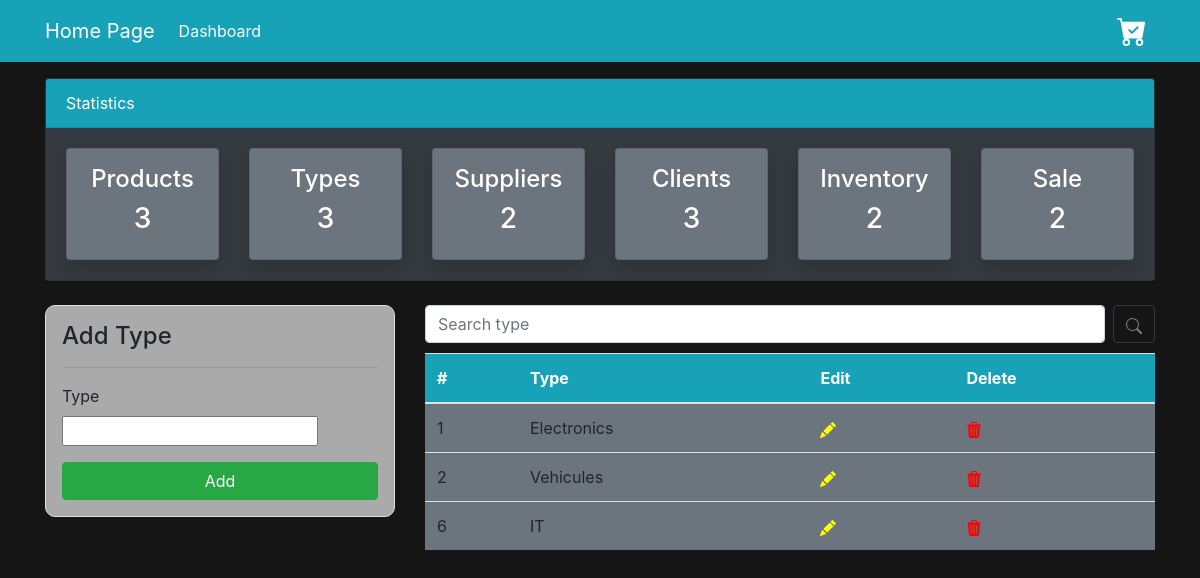
Before: /list_Types/ with the older database file.
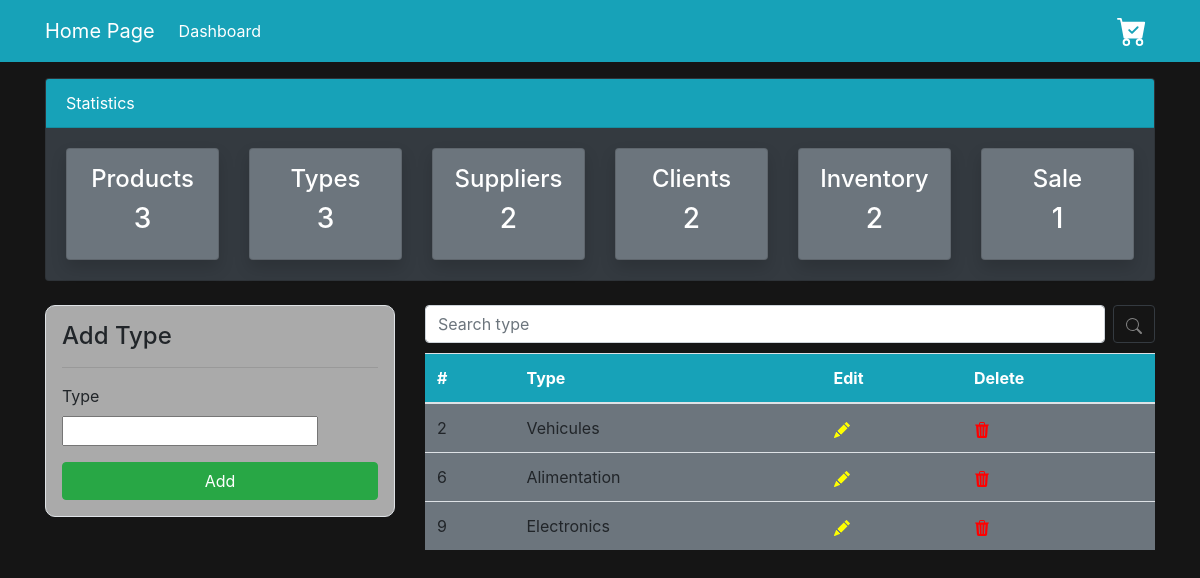
After: the same page with the newer database file.
### GestStockMagasin/models.py (models this page shows, shortened)
class TypeProduit (models.Model):
    CodeT = models.AutoField(primary_key=True)
    DesignationT = models.CharField(max_length=100)

### GestStockMagasin/views.py (the view)
# urls.py: path('list_Types/', views.afficher_Types,name="dashboard-types"),
def afficher_Types(request):
    prods = Produit.objects.all()
    prod_count = prods.count()
    item = VenteComptoir.objects.all()
    vente_count = item.count()
    fours = Fournisseur.objects.all()
    fours_count = fours.count()
    types = TypeProduit.objects.all()
    type_count = types.count()
    users = User.objects.all()
    user_count = users.count()
    Clients = Client.objects.all()
    client_count = Clients.count()
    stock = Stock.objects.all()
    stock_count = stock.count()
    if request.method =="GET":
        query=request.GET.get('recherche')
        if query:
            types=TypeProduit.objects.filter(DesignationT__contains = query)
    if request.method == 'POST':
        form = TypeForm(request.POST)
        if form.is_valid():
            form.save()
            T_name = form.cleaned_data.get('DesignationT')
            messages.success(request, f'{T_name} has been added')
            return redirect("dashboard-types")
    else:
        form = TypeForm()
    contexte = {
        'types':types,
        'form' : form,
        'P_count':prod_count,
        'F_count':fours_count,
        'C_count':client_count,
        'U_count': user_count,
        'T_count':type_count,
        'S_count':stock_count,
        'V_count':vente_count,
    }
    return render(request, "Types/Types.html", contexte)

### GestStockMagasin/forms.py
class TypeForm(forms.ModelForm):
    class Meta:
        model = TypeProduit
        fields = "__all__"

### GestStockMagasin/templates/Types/Types.html (shortened to what the changed rows need)
<!DOCTYPE html>
<html lang="en">
  <head>
    <link
      rel="stylesheet"
      href="https://cdn.jsdelivr.net/npm/bootstrap@4.6.2/dist/css/bootstrap.min.css"
    />
  </head>
  <body style="background-color: #151515">
    <div class="container">
      <div class="row mt-3">
        <div class="col-md-12">
          <div class="card bg-dark">
            <div class="card-body">
              <div class="row">
                <div class="col-md-2">
                  <a
                    class="text-decoration-none text-white"
                    href="{% url 'dashboard-client' %}"
                  >
                    <div
                      class="card my-card shadow text-center p-3 bg-secondary"
                    >
                      <h4>Clients </h4>
                      <h3>{{ C_count }}</h3>
                    </div>
                  </a>
                </div>
                <div class="col-md-2">
                  <a
                    class="text-decoration-none text-white"
                    href="{% url 'dashboard-vente' %}"
                  >
                    <div
                      class="card my-card shadow text-center p-3 bg-secondary"
                    >
                      <h4>Sale</h4>
                      <h3>{{ V_count }}</h3>
                    </div>
                  </a>
                </div>
              </div>
            </div>
          </div>
        </div>
      </div>
    </div>
    <div class="container">
      <div class="row my-4">
        <div class="col-md-8">
          <table class="table bg-secondary">
            <thead class="bg-info">
              <tr class="text-white">
                <th scope="col">#</th>
                <th scope="col">Type</th>
                <th scope="col">Edit</th>
                <th scope="col">Delete</th>
              </tr>
            </thead>
            <tbody>
              {% for T in types %}
              <tr>
                <td class="text-black">{{ T.CodeT }}</td>
                <td class="text-black">{{ T.DesignationT }}</td>
                <td class="text-black">
                  <a href="{% url 'edit-type' T.CodeT %}">
                  </a>
                </td>
                <td class="text-black">
                  <a href="{% url 'delete-type' T.CodeT %}">
                  </a>
                </td>
              </tr>
              {% endfor %}
            </tbody>
          </table>
        </div>
      </div>
    </div>
  </body>
</html>

Changed rows visible on the page:
removed TypeProduit: CodeT "1", DesignationT "Electronics"
changed TypeProduit id 6: DesignationT "IT" → "Alimentation"
added TypeProduit: CodeT "9", DesignationT "Electronics"
Other visible differences:
{{ C_count }}: "3" → "2"
{{ V_count }}: "2" → "1"
